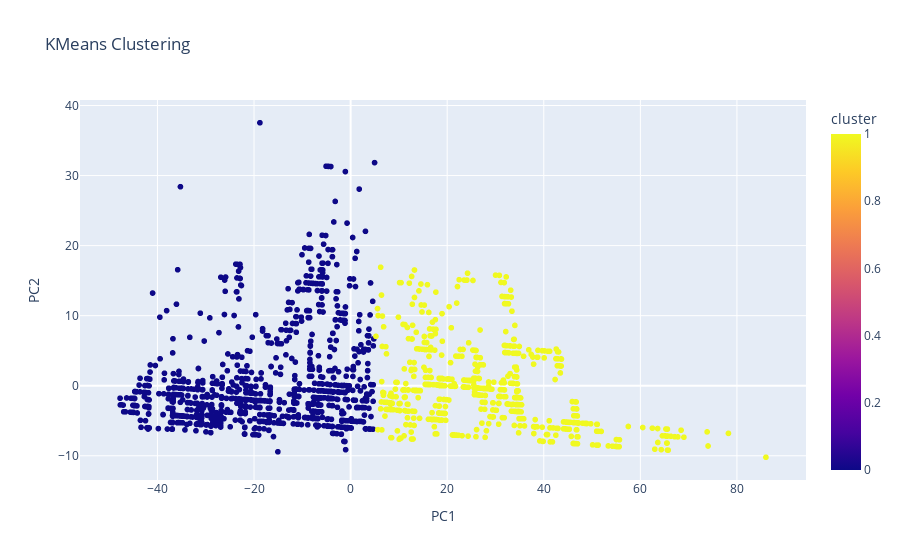

Here is the notebook cell this chart was saved with:
### Code cell
fig = px.scatter(pca_df, x="PC1", y="PC2", color="cluster",
                 title="KMeans Clustering")
fig.show()

### Figure 1 — Plotly figure (JSON) as saved in the notebook; plotly's stock layout.template omitted (floating-point values rounded to 4 significant figures; data arrays with more than 128 entries replaced by an {"elided": "..."} marker saying what was removed)
{"data": [{"hovertemplate": "PC1=%{x}<br>PC2=%{y}<br>cluster=%{marker.color}<extra></extra>", "legendgroup": "", "marker": {"color": {"elided": "2111 int values"}, "coloraxis": "coloraxis", "symbol": "circle"}, "mode": "markers", "name": "", "showlegend": false, "type": "scattergl", "x": {"elided": "2111 float values"}, "xaxis": "x", "y": {"elided": "2111 float values"}, "yaxis": "y"}], "layout": {"coloraxis": {"colorbar": {"title": {"text": "cluster"}}, "colorscale": [[0, "#0d0887"], [0.1111, "#46039f"], [0.2222, "#7201a8"], [0.3333, "#9c179e"], [0.4444, "#bd3786"], [0.5556, "#d8576b"], [0.6667, "#ed7953"], [0.7778, "#fb9f3a"], [0.8889, "#fdca26"], [1, "#f0f921"]]}, "legend": {"tracegroupgap": 0}, "title": {"text": "KMeans Clustering"}, "xaxis": {"anchor": "y", "domain": [0, 1], "title": {"text": "PC1"}}, "yaxis": {"anchor": "x", "domain": [0, 1], "title": {"text": "PC2"}}}}
